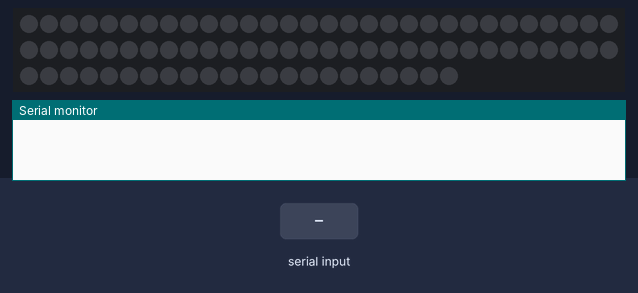
Bench run of a sketch on a simulated Arduino Uno, built with avr-gcc and run on an emulated ATmega328P. Parts: 82 RGB LEDs in strip order, left to right, continuing on the next row, the last lines printed to the serial monitor. The inputs (shaded band) are chosen by the test bench. Dim RGB values are drawn brighter than linear.

Above: at 1.2 s.
1.3 s: "90,45,200\n" received over Serial
At 2.5 s:
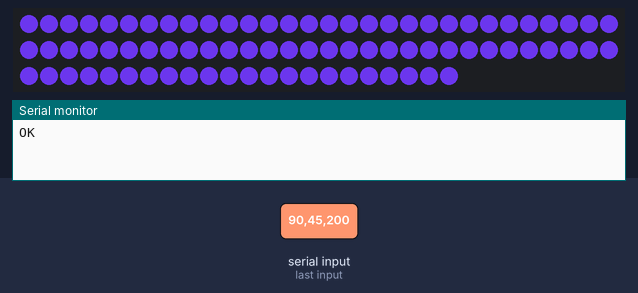
2.8 s: "30,150,10\n" received over Serial
At 3.8 s:
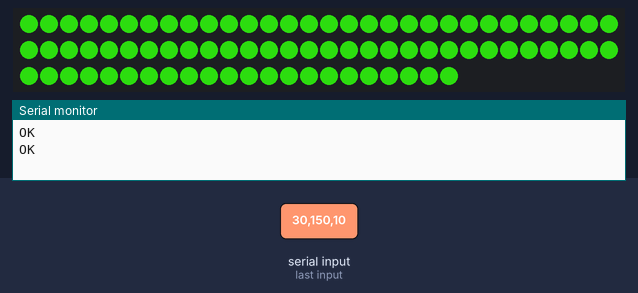
4.3 s: "1,90,45\n" received over Serial
At 4.8 s:
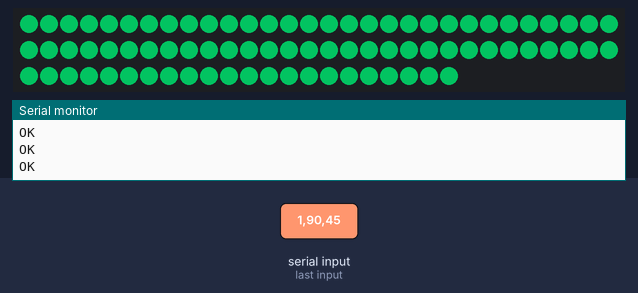
Timing chart, 0 to 7.3 s (numbered marks = the images above; inputs shaded):
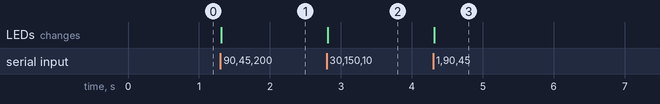

Measured:
- after the input at 1.3 s, the LEDs: change at once (image 1)
- after the input at 2.8 s, the LEDs: change at once (image 2)
- after the input at 4.3 s, the LEDs: change at once (image 3)

The sketch:

Reading_light.ino
```cpp
#include <Adafruit_NeoPixel.h>

// How many NeoPixels are attached to the Arduino?
#define NUMPIXELS 82 // Popular NeoPixel ring size

// Which pin are the neopixels connected to
#define PIN 6

Adafruit_NeoPixel pixels(NUMPIXELS, PIN, NEO_GRB + NEO_KHZ800);

void setup() {
  // Setup serial communications
  Serial.begin(9600);

  // Setup neopixels
  pixels.begin();
}

void loop() {
  // Wait for serial information
  while(Serial.available() > 0){
    int red = Serial.parseInt();
    int green = Serial.parseInt();
    int blue = Serial.parseInt();

    if (Serial.read() == '\n') {
      // constrain the values to 0 - 255 and invert
      // if you're using a common-cathode LED, just use "constrain(color, 0, 255);"
      red = constrain(red, 0, 255);
      green = constrain(green, 0, 255);
      blue = constrain(blue, 0, 255);

      // Update neopixels
      for(int i = 0; i < NUMPIXELS; i++){
        pixels.setPixelColor(i, pixels.Color(red, green, blue));
      }
      pixels.show();
    }

    // Reply that information was successful
    Serial.println("OK");
  }
}
```
